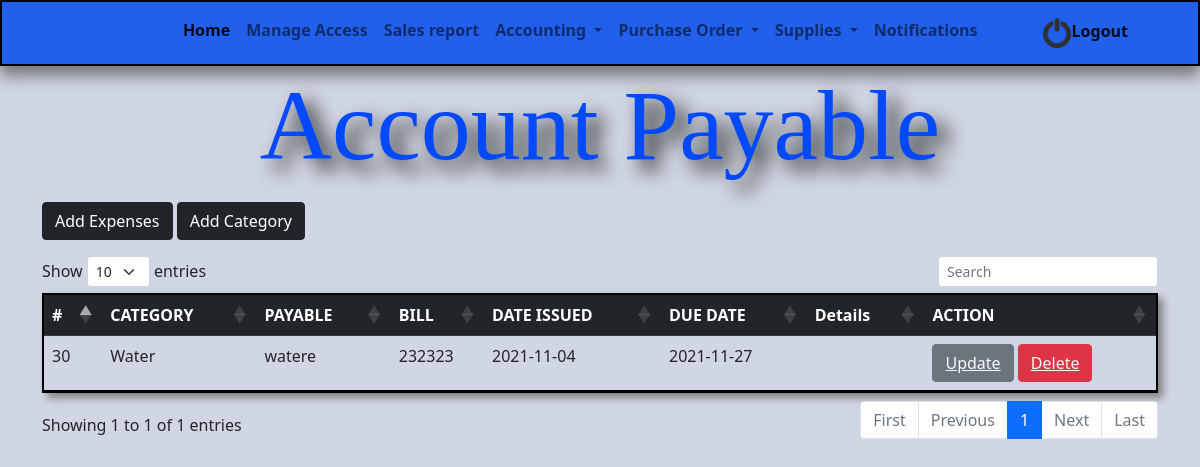
Page /payable.php on the earlier database version.
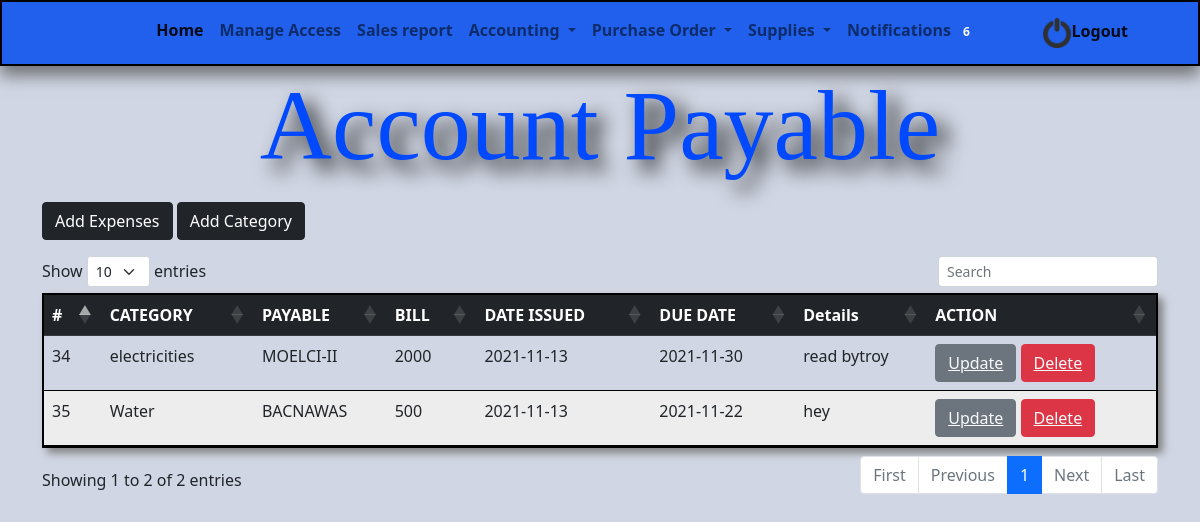
Same page on the later database version.
### tables this page shows
CREATE TABLE `account_payable` (
  `id` int(11) NOT NULL,
  `categ_id` int(11) NOT NULL,
  `stat_id` int(11) NOT NULL,
  `payable_name` varchar(100) NOT NULL,
  `bill` int(11) NOT NULL,
  `date` date NOT NULL,
  `due_date` date NOT NULL,
  `reminder` date NOT NULL,
  `description` text NOT NULL,
  `image_url` varchar(150) NOT NULL
);

CREATE TABLE `category_payable` (
  `id` int(11) NOT NULL,
  `categ_name` varchar(100) NOT NULL
);

### database/functions.php (called while the page is built, shortened)
<?php
    function fetchAll($query){
        $con = new PDO(DBINFO, DBUSER, DBPASS);
        $stmt = $con->query($query);
        return $stmt->fetchAll();
    }
?>

### payable.php (the view, shortened to what the changed rows need)
<?php include 'database/db.php';
	  include 'try.php';
?>
<!DOCTYPE html>
<html>
<head>
	<link href="https://cdn.jsdelivr.net/npm/bootstrap@5.1.3/dist/css/bootstrap.min.css" rel="stylesheet">
</head>
<body>
<div class="container">
<h1 class="text-center" style="font-family: Bodoni MT Black; color: #0049FF;text-shadow: 10px 10px 20px black; font-size: 100px;"> Account Payable</h1>
<form action="" method="POST">
<div class="my-3">
</div>
</form>
<table class="table my-4" id="tebol2">
  <thead class="table-dark">
    <tr>
    	<th>#</th>
    	<th>CATEGORY</th>
    	<th>PAYABLE</th>
    	<th>BILL</th>
    	<th>DATE ISSUED</th>
    	<th>DUE DATE</th>
    	<th>Details</th>
    	<th>ACTION</th>
    </tr>
  </thead>
  <tbody>
   <?php
   $sql="SELECT
				account_payable.id,
				category_payable.categ_name,
				account_payable.payable_name,
				account_payable.bill,
				account_payable.date,
				account_payable.due_date,
				account_payable.description
				FROM
				account_payable
				INNER JOIN category_payable ON account_payable.categ_id = category_payable.id";
				$result=mysqli_query($conn,$sql);
				if($result->num_rows>0){
					while($row =$result->fetch_assoc()){
						$id=$row['id'];
						$category=$row['categ_name'];
						$name=$row['payable_name'];
						$bill=$row['bill'];
						$date=$row['date'];
						$due=$row['due_date'];
						$details=$row['description'];
						echo '
						   <tr>
   								<td>'.$id.'</td>
   								<td>'.$category.'</td>
   								<td>'.$name.'</td>
   								<td>'.$bill.'</td>
   								<td>'.$date.'</td>
   								<td>'.$due.'</td>
   								<td>'.$details.'</td>
   								<td>
								<button class="btn btn-secondary"><a class="text-light" href="pay_update.php?updateid='.$id.'"> Update</a></button>
								<button class="btn btn-danger"><a class="text-light" href="pay_del.php?deleteid='.$id.'"> Delete</a></button>
								</td>
 							 </tr>
						';
					}
				}else{
					die(mysqli_error($conn));
				}
   ?>
  </tbody>
</table>
</div>
<link rel="stylesheet" type="text/css" href="https://cdn.datatables.net/1.11.3/css/dataTables.bootstrap5.min.css">
</body>
</html>

### try.php (shortened to what the changed rows need)
<?php
include 'database/functions.php';
?>
<!DOCTYPE html>
<html>
<head>
  <link href="https://cdn.jsdelivr.net/npm/bootstrap@5.1.3/dist/css/bootstrap.min.css" rel="stylesheet">
  <link rel="stylesheet" href="https://cdn.jsdelivr.net/npm/bootstrap-icons@1.6.1/font/bootstrap-icons.css">
</head>
<body style="background-color: #D0D6E3">
<nav class="navbar navbar-expand-md navbar-light" style="background: #2060EC; border: 2px black solid;box-shadow: 0 10px 15px #737579">
  <div class="container-fluid" style="font-weight: bold;">
    <div class="collapse navbar-collapse" id="navbarSupportedContent">
      <ul class="navbar-nav ms-auto mb-2 mb-lg-0" style="margin-right: 50px; font-weight: bold;">
<ul class="navbar-nav mr-auto">
         <li class="nav-item dropdown ">
            <a class="nav-link" href="" id="dropdown01" data-toggle="dropdown" aria-haspopup="true" aria-expanded="false">Notifications
                <?php
                $query = "SELECT * from `notifications` where `status` = 'unread' order by `date` DESC";
                if(count(fetchAll($query))>0){
                ?>
                <span class="badge badge-light"><?php echo count(fetchAll($query)); ?></span>
              <?php
                }
                    ?>
              </a>
  </li>
  </ul>
      </ul>
    </div>
  </div>
</nav>
</body>
</html>

Differences in the rows shown:
removed account_payable: id "30", categ.categ_name "Water", payable_name "watere", bill "232323", date "2021-11-04", due_date "2021-11-27"
added account_payable: id "34", categ.categ_name "electricities", payable_name "MOELCI-II", bill "2000", date "2021-11-13", due_date "2021-11-30", description "read bytroy"
added account_payable: id "35", categ.categ_name "Water", payable_name "BACNAWAS", bill "500", date "2021-11-13", due_date "2021-11-22", description "hey"
Other differences:
count(fetchAll($query)): (not shown) → "6"
text written by a page script: "Show entries Showing 1 to 1 of 1 entries First Previous 1 Next Last" → "Show entries Showing 1 to 2 of 2 entries First Previous 1 Next Last"
